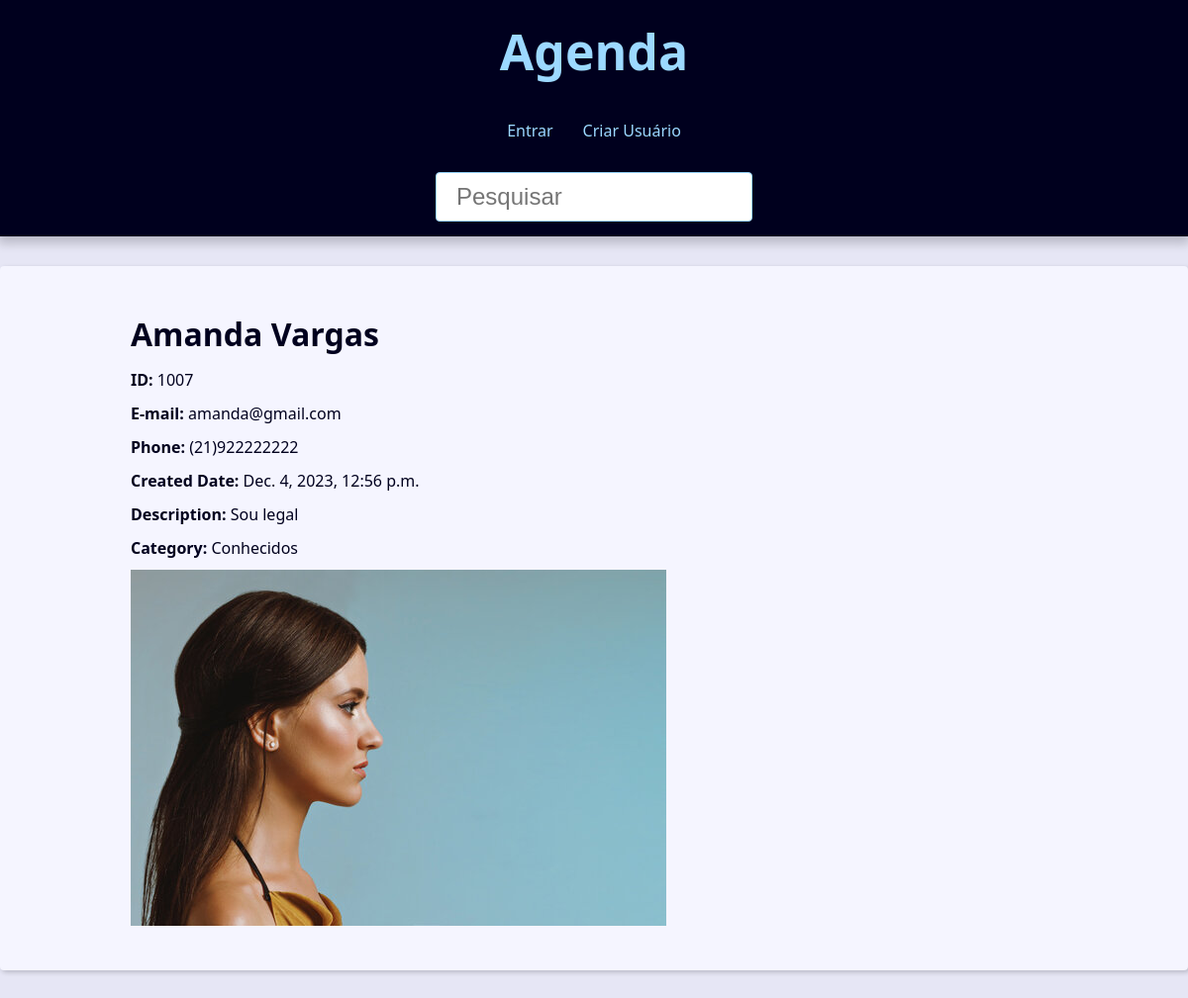
The page /contact/1007/detail/ on the database its author committed.
### contact/models.py (models this page shows, shortened)
class Contact(models.Model):
    class Meta:
        verbose_name='Contact'
        verbose_name_plural='Contacts'
    first_name = models.CharField(max_length=50)
    last_name = models.CharField(max_length=50)
    phone = models.CharField(max_length=50)
    email = models.EmailField(max_length=254)
    created_date = models.DateTimeField(default=timezone.now)
    description = models.TextField(blank=True)
    show = models.BooleanField(default=True)
    picture = models.ImageField(blank=True, upload_to='pictures/%Y/%m/')
    category = models.ForeignKey(
        Category,
        on_delete=models.SET_NULL,
        blank=True,
        null=True
    )
    owner = models.ForeignKey(
        User,
        on_delete=models.SET_NULL,
        blank=True,
        null=True
    )

class Category(models.Model):
    class Meta:
        verbose_name='Category'
        verbose_name_plural='Categories'
    name = models.CharField(max_length=50)

### contact/views/contact_views.py (the view)
# urls.py: path('contact/<int:contact_id>/detail/', views.contact, name="contact"),
def contact(request, contact_id):
    single_contact = get_object_or_404(Contact.objects.filter(id=contact_id, show=True)) #tratamento caso houver erro
    site_title = f'{single_contact.first_name} {single_contact.last_name} - '
    context = {
        'contact': single_contact,
        'site_title': site_title,
    }
    return render(request, 'contact/contact.html', context)

### contact/templates/contact/contact.html (shortened to what this page needs)
{% extends 'global/base.html' %}
{% block content %}
    <div class="single-contact">
        <h1 class="single-contact-name">
            {{ contact.first_name }} {{ contact.last_name }}
        </h1>
        <p><b>ID:</b> {{ contact.id }}</p>
        <p><b>E-mail:</b> {{ contact.email }}</p>
        <p><b>Phone:</b> {{ contact.phone }}</p>
        <p><b>Created Date:</b> {{ contact.created_date }}</p>
        <p><b>Description:</b> {{ contact.description }}</p>
        <p><b>Category:</b> {{ contact.category.name }}</p>
        {% if contact.picture %}
            <p>
                <img src="{{ contact.picture.url }}" alt="{{ contact.first_name }} {{ contact.last_name }}">
            </p>
        {% endif %}
    </div>
{% endblock content %}

### base_static/global/css/style.css (style rules this page uses)
:root { --spacing: 1.5rem; --link-dark-color: rgb(0, 83, 134); --link-light-color: rgb(156, 217, 255); --clr-white: rgb(245, 245, 255); --clr-black: rgb(0, 0, 30); --clr-light-gray: rgb(230, 230, 245); --clr-dark-shadow-5: rgba(0, 0, 10, 5%); --clr-dark-shadow-10: rgba(0, 0, 10, 10%); --clr-dark-shadow-20: rgba(0, 0, 10, 20%); --clr-light-shadow-5: rgba(200, 200, 255, 5%); --clr-light-shadow-10: rgba(200, 200, 255, 10%); --clr-light-shadow-20: rgba(200, 200, 255, 20%); --main-page-width: 120rem; --table-min-width: 60rem; --biggest-font-size: 5rem; --bigger-font-size: 4rem; --big-font-size: 3.2rem; --medium-font-size: 2.4rem; --small-font-size: 1.6rem; --smaller-font-size: 1.4rem; --smallest-font-size: 1.2rem; --transition-fast: 300ms; --transition-medium: 600ms; --transition-slow: 1s; --default-border-radius: 4px; }
*, *::before, *::after { margin: 0; padding: 0; box-sizing: border-box; }
html { font-size: 62.5%; }
body { font-family: system-ui, -apple-system, BlinkMacSystemFont, 'Segoe UI', Roboto, Oxygen, Ubuntu, Cantarell, 'Open Sans', 'Helvetica Neue', sans-serif; line-height: 1.5; font-size: var(--small-font-size); color: var(--clr-black); -webkit-font-smoothing: antialiased; background: var(--clr-light-gray); }
img, svg { display: block; max-width: 100%; }
@media (min-width: 600px) { .single-contact { max-width: 80%; margin: calc(var(--spacing) * 2) auto; } }
.single-contact h1 { margin: 1rem 0; }
.single-contact p { margin: 1rem 0; }

### rows shown on the page
Contact: first_name "Amanda", last_name "Vargas", id "1007", email "amanda@gmail.com", phone "(21)922222222", created_date "Dec. 4, 2023, 12:56 p.m.", description "Sou legal", category.name "Conhecidos", picture (picture)
